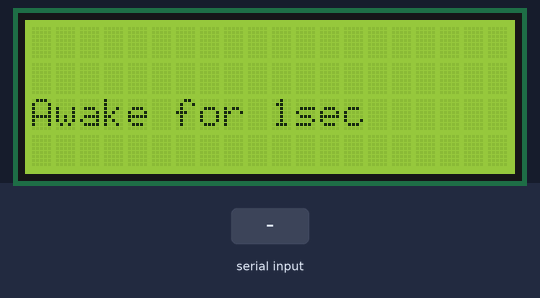
Bench run of a sketch on a simulated Arduino Uno, built with avr-gcc and run on an emulated ATmega328P. On the bench: 20×4 character LCD. Inputs (shaded band) come from the test bench. Sleep ends after the set time or at an interrupt.

Above: at 1.2 s.
1.3 s: "S" received over Serial
At 2.5 s:
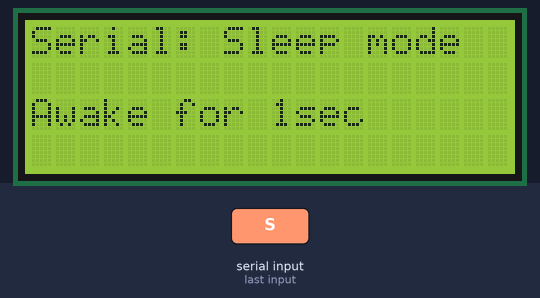
3.5 s: "1" received over Serial
At 5.3 s:
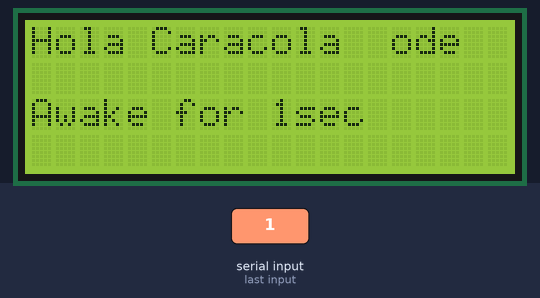
Timing chart, 0 to 6.8 s (numbered marks = the images above; inputs shaded):
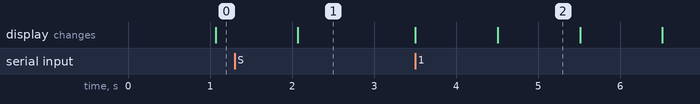

The sketch:

SleepMode.ino
```cpp
#include <avr/sleep.h>
#include <LiquidCrystal.h>

LiquidCrystal lcd(12, 11, 7, 6, 5, 4);

/* Sleep Demo Serial
 * -----------------
 * Example code to demonstrate the sleep functions in an Arduino.
 *
 * use a resistor between RX and pin2. By default RX is pulled up to 5V
 * therefore, we can use a sequence of Serial data forcing RX to 0, what
 * will make pin2 go LOW activating INT0 external interrupt, bringing
 * the MCU back to life
 *
 * there is also a time counter that will put the MCU to sleep after 10 secs
 *
 * NOTE: when coming back from POWER-DOWN mode, it takes a bit
 *       until the system is functional at 100%!! (typically <1sec)
 *
 */

int wakePin = 2;                 // pin used for waking up
int sleepStatus = 0;             // variable to store a request for sleep
int counter = 0;                   // counter

void wakeUpNow()                 // here the interrupt is handled after wakeup
{
  // execute code here after wake-up before returning to the loop() function
  // timers and code using timers (serial.print and more...) will not work here.
  // we don't really need to execute any special functions here, since we
  // just want the thing to wake up
  //lcd.clear();
  //lcd.setCursor(0,1);
  //lcd.print("....SVEGLIATO!!!!");
}

void setup()
{
  pinMode(wakePin, INPUT);

  Serial.begin(9600);

  /* Now it is time to enable an interrupt. In the function call
   * attachInterrupt(A, B, C)
   * A   can be either 0 or 1 for interrupts on pin 2 or 3.
   *
   * B   Name of a function you want to execute while in interrupt A.
   *
   * C   Trigger mode of the interrupt pin. can be:
   *             LOW        a low level trigger
   *             CHANGE     a change in level trigger
   *             RISING     a rising edge of a level trigger
   *             FALLING    a falling edge of a level trigger
   *
   * In all but the IDLE sleep modes only LOW can be used.
   */

  attachInterrupt(0, wakeUpNow, HIGH); // use interrupt 0 (pin 2) and run function
                                      // wakeUpNow when pin 2 gets LOW

  lcd.begin(20, 4);
  // Print a message to the LCD.
}

void sleepNow()         // here we put the arduino to sleep
{
    /* Now is the time to set the sleep mode. In the Atmega8 datasheet
     * http://www.atmel.com/dyn/resources/prod_documents/doc2486.pdf on page 35
     * there is a list of sleep modes which explains which clocks and
     * wake up sources are available in which sleep mode.
     *
     * In the avr/sleep.h file, the call names of these sleep modes are to be found:
     *
     * The 5 different modes are:
     *     SLEEP_MODE_IDLE         -the least power savings
     *     SLEEP_MODE_ADC
     *     SLEEP_MODE_PWR_SAVE
     *     SLEEP_MODE_STANDBY
     *     SLEEP_MODE_PWR_DOWN     -the most power savings
     *
     * For now, we want as much power savings as possible, so we
     * choose the according
     * sleep mode: SLEEP_MODE_PWR_DOWN
     *
     */
    set_sleep_mode(SLEEP_MODE_PWR_DOWN);   // sleep mode is set here

    sleep_enable();          // enables the sleep bit in the mcucr register
                             // so sleep is possible. just a safety pin

    /* Now it is time to enable an interrupt. We do it here so an
     * accidentally pushed interrupt button doesn't interrupt
     * our running program. if you want to be able to run
     * interrupt code besides the sleep function, place it in
     * setup() for example.
     *
     * In the function call attachInterrupt(A, B, C)
     * A   can be either 0 or 1 for interrupts on pin 2 or 3.
     *
     * B   Name of a function you want to execute at interrupt for A.
     *
     * C   Trigger mode of the interrupt pin. can be:
     *             LOW        a low level triggers
     *             CHANGE     a change in level triggers
     *             RISING     a rising edge of a level triggers
     *             FALLING    a falling edge of a level triggers
     *
     * In all but the IDLE sleep modes only LOW can be used.
     */

    attachInterrupt(0,wakeUpNow, HIGH); // use interrupt 0 (pin 2) and run function
                                       // wakeUpNow when pin 2 gets LOW

    sleep_mode();            // here the device is actually put to sleep!!
                             // THE PROGRAM CONTINUES FROM HERE AFTER WAKING UP

    sleep_disable();         // first thing after waking from sleep:
                             // disable sleep...
    detachInterrupt(0);      // disables interrupt 0 on pin 2 so the
                             // wakeUpNow code will not be executed
                             // during normal running time.

}

void loop()
{
  // display information about the counter
  lcd.setCursor(0, 2);
  lcd.print("Awake for ");
  lcd.print(counter);
  lcd.println("sec");
  counter++;
  delay(1000);                           // waits for a second

  // compute the serial input
  if (Serial.available()) {
    int val = Serial.read();
    if (val == 'S') {
      lcd.setCursor(0, 0);
      lcd.println("Serial: Sleep mode");
      delay(100);     // this delay is needed, the sleep
                      //function will provoke a Serial error otherwise!!
      counter = 0;
      sleepNow();     // sleep function called here
    }else{
    //if (val == 'A') {
      lcd.setCursor(0, 0);
      lcd.println("Hola Caracola"); // classic dummy message
    }
  }

  // check if it should go to sleep because of time
  if (counter >= 100) {
      lcd.setCursor(0, 0);
      lcd.println("Timer: Sleep mode");
      delay(100);     // this delay is needed, the sleep
                      //function will provoke a Serial error otherwise!!
      counter = 0;
      sleepNow();     // sleep function called here
  }
}
```

Measured:
- after the input at 1.3 s, the display: changes after 0.77 s (image 1)
- after the input at 3.5 s, the display: first changes at once (image 2 shows a later state)
